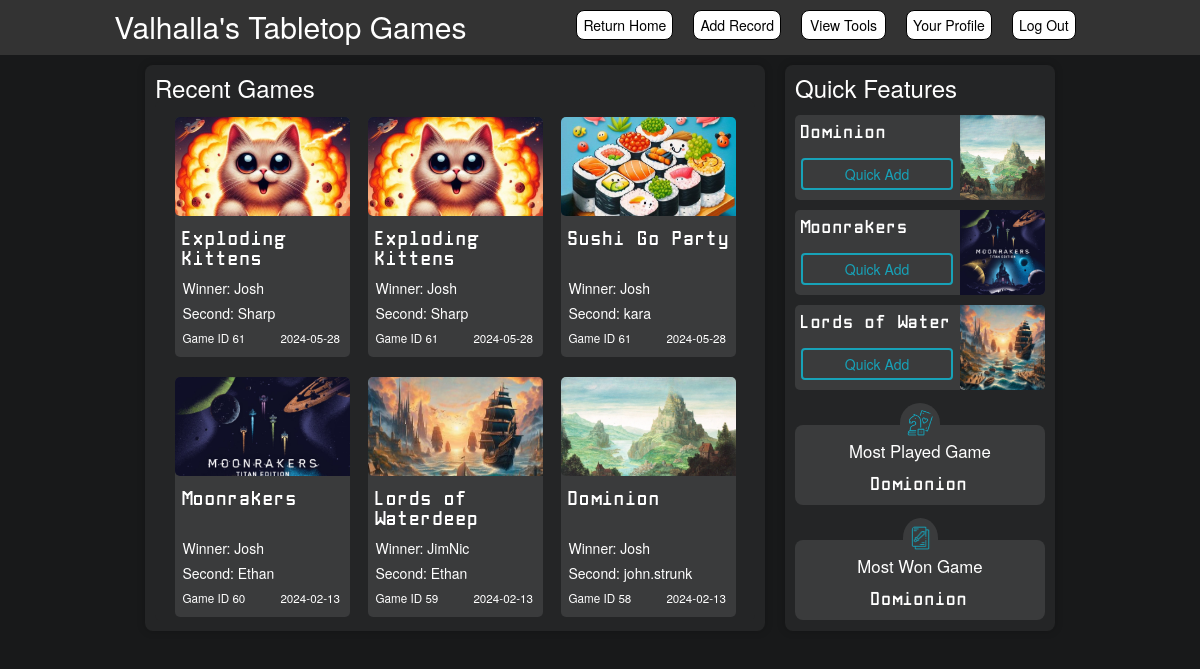
Screenshot of /home (signed in) with the database file from the repository.
### app.py (models this page shows)
class User(UserMixin, db.Model):
        id = db.Column(db.Integer, primary_key=True)
        fullname = db.Column(db.String(50), nullable=False)
        username = db.Column(db.String(15), nullable=False, unique=True)
        email = db.Column(db.String(50), nullable=False, unique=True)
        password = db.Column(db.String(80), nullable=False)
        favorites = db.relationship('SupportedGames', secondary=userFavorites, backref='favoritedby')
        played = db.relationship('SupportedNames', secondary=playedUsers, backref='playedwith')
        friends = db.relationship('User', secondary=friends,
                                primaryjoin=(friends.c.user_id == id),
                                secondaryjoin=(friends.c.friend_id == id),
                                backref=db.backref('friend_of', lazy='dynamic'),
                                lazy='dynamic')

class ExplodingKittensGame(db.Model):
    id = db.Column(db.Integer, primary_key=True)
    game_id = db.Column(db.Integer, nullable=False)
    winnerName = db.Column(db.String(50), nullable=False)
    secondName = db.Column(db.String(50), nullable=False)
    thirdName = db.Column(db.String(50))
    fourthName = db.Column(db.String(50))
    fifthName = db.Column(db.String(50))
    sixthName = db.Column(db.String(50))
    seventhName = db.Column(db.String(50))
    eighthName = db.Column(db.String(50))
    ninthName = db.Column(db.String(50))
    tenthName = db.Column(db.String(50))
    date = db.Column(db.Date)

class SushiGoPartyGame(db.Model):
    id = db.Column(db.Integer, primary_key=True)
    game_id = db.Column(db.Integer, nullable=False)
    winnerName = db.Column(db.String(50), nullable=False)
    winnerScore = db.Column(db.Integer, nullable=False)
    secondName = db.Column(db.String(50), nullable=False)
    secondScore = db.Column(db.Integer, nullable=False)
    thirdName = db.Column(db.String(50))
    thirdScore = db.Column(db.Integer)
    fourthName = db.Column(db.String(50))
    fourthScore = db.Column(db.Integer)
    fifthName = db.Column(db.String(50))
    fifthScore = db.Column(db.Integer)
    sixthName = db.Column(db.String(50))
    sixthScore = db.Column(db.Integer)
    seventhName = db.Column(db.String(50))
    seventhScore = db.Column(db.Integer)
    eighthName = db.Column(db.String(50))
    eighthScore = db.Column(db.Integer)
    date = db.Column(db.Date)

class MoonrakersGame(db.Model):
    id = db.Column(db.Integer, primary_key=True)
    game_id = db.Column(db.Integer, nullable=False)
    winnerName = db.Column(db.String(50), nullable=False)
    winnerScore = db.Column(db.Integer, nullable=False)
    secondName = db.Column(db.String(50))
    secondScore = db.Column(db.Integer)
    thirdName = db.Column(db.String(50))
    thirdScore = db.Column(db.Integer)
    fourthName = db.Column(db.String(50))
    fourthScore = db.Column(db.Integer)
    fourthName = db.Column(db.String(50))
    fourthScore = db.Column(db.Integer)
    fifthName = db.Column(db.String(50))
    fifthScore = db.Column(db.Integer)
    date = db.Column(db.Date)

class LordsofWaterdeepGame(db.Model):
    id = db.Column(db.Integer, primary_key=True)
    game_id = db.Column(db.Integer, nullable=False)
    winnerName = db.Column(db.String(50), nullable=False)
    winnerScore = db.Column(db.Integer, nullable=False)
    secondName = db.Column(db.String(50), nullable=False)
    secondScore = db.Column(db.Integer, nullable=False)
    thirdName = db.Column(db.String(50))
    thirdScore = db.Column(db.Integer)
    fourthName = db.Column(db.String(50))
    fourthScore = db.Column(db.Integer)
    fifthName = db.Column(db.String(50))
    fifthScore = db.Column(db.Integer)
    date = db.Column(db.Date)

class DominionGame(db.Model):
    id = db.Column(db.Integer, primary_key=True)
    game_id = db.Column(db.Integer, nullable=False)
    winnerName = db.Column(db.String(50), nullable=False)
    winnerScore = db.Column(db.Integer, nullable=False)
    secondName = db.Column(db.String(50), nullable=False)
    secondScore = db.Column(db.Integer, nullable=False)
    thirdName = db.Column(db.String(50))
    thirdScore = db.Column(db.Integer)
    fourthName = db.Column(db.String(50))
    fourthScore = db.Column(db.Integer)
    date = db.Column(db.Date)

class SupportedGames(db.Model):
        id = db.Column(db.Integer, primary_key=True)
        gameName = db.Column(db.String(50))
        numPlayers = db.Column(db.String(50))

### app.py (the view)
@app.route('/')
@app.route('/home')
@login_required
def home():
    user = User.query.filter_by(username=current_user.username).first()
    user_friends = user.friends.limit(5).all()
    topGames = findRecentGames(user, 'true')
    print(topGames)
    gamesWon = calcGamesWon(user)
    gamesPlayed = calcGamesPlayed(user)
    mostPlayed = calcMostPlayed(user)
    mostWon = calcMostWon(user)
    bestFriend = calcBestFriend(user)
    games = user.favorites
    favoriteGames = []
    for game in games:
        game_name = game.gameName
        num_players = game.numPlayers
        favoriteGames.append((game_name, num_players))
    profileStats = [gamesPlayed, gamesWon, mostPlayed, mostWon, bestFriend]
    return render_template('home.html', title='Home', name=current_user.fullname, friends=user_friends, recentGames=topGames, profileStats=profileStats, favoriteGames=favoriteGames)

### app.py (called while the page is built)
@login_manager.user_loader
def load_user(user_id):
    return User.query.get(int(user_id))

### templates/home.html (shortened to what this page needs)
<!DOCTYPE html>
<html lang="en">
<head>
    <link rel="stylesheet" href="https://cdn.jsdelivr.net/npm/bootstrap@3.3.7/dist/css/bootstrap.min.css">
    <link rel="stylesheet" href="{{ url_for('static', filename='css/home.css') }}">
</head>
<body style="margin: 0px;">
    {% extends "base.html" %}
    {% import "bootstrap/wtf.html" as wtf %}
    {% block content %}
        <div id="content">
            <div class="section">
                <h3 style="margin-bottom: 0px;">Recent Games</h3>
                <div id="recentGames">
                    {% for game in recentGames %}
                    <div class="game">
                        <div >
                            <img class="testimg" src="{{ url_for('static', filename='images/home/' + game.game_type.replace(' ', '') + '.png') }}" style="border-top-right-radius: 5px;">
                        </div>
                        <div class="gameContent">
                           <h4 class="gameName">{{ game.game_type }}</h4>
                           <h5>Winner: {{ game.winnerName }}</h5>
                           <h5>Second: {{ game.secondName }}</h5>
                           <span class='gameID' style="font-size: smaller;">Game ID {{ game.game_id}}</span>&nbsp;&nbsp;&nbsp;&nbsp;&nbsp;&nbsp;&nbsp;&nbsp;
                           <span style="font-size: smaller;">{{ game.current_date }}</span>
                        </div>
                    </div>
                    {% endfor %}
                </div>
            </div>
            <div class="section">
                <div id="quickadd">
                    <h3 style="margin-bottom: 14px;">Quick Features</h3>
                    {% for game in favoriteGames[:3] %}
                    <div class="quickgame">
                        <div>
                            <p class="gameTitle">{{ game[0] }}</p>
                            <button id="{{ game[0].replace(' ', '') }}" style="width: 152px; outline: none;" class="btn btn-outline quickadd">Quick Add</button>
                        </div>
                        <img src="{{ url_for('static', filename='images/addgame/' + game[0].replace(' ', '') + '.png') }}">
                    </div>
                    {% endfor %}
                </div>
                <div style="margin-top: 15px;">
                    <div class="stat">
                        <img class="icon" src="/static/images/mostplayed.png">
                        <p style="margin-top: 14px;">Most Played Game</p>
                        <p style="font-family: 'Manolo Mono', sans-serif !important;">{{ profileStats[2] }}</p>
                    </div>
                    <div class="stat">
                        <img class="icon" src="/static/images/mostwon.png" style="width: 35px;">
                        <p style="margin-top: 14px; ">Most Won Game</p>
                        <p style="font-family: 'Manolo Mono', sans-serif !important;">{{ profileStats[3] }}</p>
                    </div>
                </div>
            </div>
        </div>
    {% endblock %}

### templates/base.html (shortened to what this page needs)
<!DOCTYPE html>
<html lang="en">
<head>
    <link rel="stylesheet" href="{{ url_for('static', filename='css/baseStyles.css') }}">
</head>
<body>
    <nav>
        <h2>Valhalla's Tabletop Games</h2>
        <a href="/home" class="">Return Home</a>
        <a href="/addGame" class="">Add Record</a>
        <div class="dropdown">
            <button class="dropbtn" style="width: 85px !important;">View Tools</button>
        </div>
        <a href="/profile?name=current" class="">Your Profile</a>
        <a href="/logout" class="">Log Out</a>
    </nav>
    {% block content %}
    {% endblock %}
</body>
</html>

### static/css/home.css (style rules this page uses)
#recentGames { height: 370px; width: 630px; display: flex; flex-direction: row; flex-wrap: wrap; justify-content: center; background-color: #242526; border-radius: 6px; }
.game { display: flex; flex-direction: row; background-color: #3A3B3C; width: 350px; height: 100px; margin-top: 16px; border-radius: 5px; margin-left: 9px; margin-right: 9px; transition: transform 0.2s; }
img { width: 100px; height: 100px; border-top-left-radius: 5px; border-bottom-left-radius: 5px; }
h3 { color: white; margin-top: 0px; }
.gameContent { margin-left: 8px; }
.gameContent h5 { color: white; margin-bottom: 5px; }
.gameContent h4 { color: white; margin-top: 14px; margin-bottom: 22px; font-family: 'Manolo Mono', sans-serif !important; }
.gameContent span { color: white; }
.quickgame { display: flex; flex-direction: row; width: 250px; justify-content: space-between; margin-top: 10px; background-color: #3A3B3C; padding-left: 6px; border-radius:5px !important; }
.btn-outline { color: #17a2b8 !important; background: transparent; border: 2px solid #17a2b8; outline: none; padding: 4px 7px; margin-top: 5px; }
.quickgame p { color: white; font-size: larger; margin-bottom: 8px; margin-top: 6px; font-family: 'Manolo Mono', sans-serif !important; }
.quickgame img { border-radius:0px 5px 5px 0px; width: 85px; height: 85px; }
.testimg { width: 175px; height: 98.4375px; border-top-left-radius: 5px; border-bottom-left-radius: 5px; }
#recentGames { height: 520px; width: 600px; display: flex; flex-direction: row; flex-wrap: wrap; justify-content: center; background-color: #242526; border-radius: 6px; }
#recentGames .game { display: flex; flex-direction: column; background-color: #3A3B3C; width: 175px; height: 240px; margin-top: 16px; border-radius: 5px; margin-left: 9px; margin-right: 9px; }
#recentGames h4 { color: white; margin-top: 14px; margin-bottom: 11px; height: 40px; font-family: 'Manolo Mono', sans-serif !important; }
.stat { width: 250px; height: 80px; background-color: #3A3B3C; margin-top: 35px; display: flex; flex-direction: column; align-items: center; position: relative; border-radius: 8px; }
.stat p { color: white; font-size: larger; z-index: 200; }
.icon { background-color: #3A3B3C; z-index: 199; width: 40px; height: 40px; position: absolute; top: -22px; border-radius: 50%; border-bottom-right-radius: 0px !important; border-bottom-left-radius: 0px !important; padding: 6px; }

### static/css/baseStyles.css (style rules this page uses)
nav { display: flex; flex-direction: row; justify-content: center; background-color: #333333; width: 100%; position: sticky; top: 0px; z-index: 1000; }
nav a { margin: 10px; height: 30px; text-decoration: none; padding-top: 4px; padding-bottom: 4px; padding-left: 6px; padding-right: 6px; border: 1px solid black; border-radius: 8px; text-align: center; color: black; background-color: white; }
nav h2 { margin-top: 10px; margin-bottom: 12px; margin-right: 100px; color: white; }
.dropbtn { margin: 10px; height: 30px; text-decoration: none; padding-top: 4px; padding-bottom: 4px; padding-left: 6px; padding-right: 6px; border: 1px solid black; border-radius: 8px; text-align: center; color: black; background-color: white; display: block; cursor: pointer; }
body { background-color: #18191A; }
#content { display: flex; justify-content: center; background-color: #18191A; }
.section { margin: 10px; border-radius: 8px; box-shadow: 0px 0px 8px rgba(0, 0, 0, 0.2); padding: 10px; background-color:#242526; }

### rows the page displays
User: winnerName "Josh" "Josh" "Josh" "Josh" "Josh"
ExplodingKittensGame: secondName "Sharp"
ExplodingKittensGame: secondName "Sharp"
SushiGoPartyGame: secondName "kara"
MoonrakersGame: secondName "Ethan"
LordsofWaterdeepGame: winnerName "JimNic", secondName "Ethan"
DominionGame: secondName "john.strunk"
SupportedGames: gameName "Dominion", gameName (picture)
SupportedGames: gameName "Moonrakers", gameName (picture)
SupportedGames: shows a picture

### other values shown
{{ game.game_type }} "Exploding Kittens" "Exploding Kittens" "Sushi Go Party" "Moonrakers" "Lords of Waterdeep" "Dominion"
{{ game.game_id }} "61" "61" "61" "60" "59" "58"
{{ game.current_date }} "2024-05-28" "2024-05-28" "2024-05-28" "2024-02-13" "2024-02-13" "2024-02-13"
{{ profileStats[2] }} "Domionion"
{{ profileStats[3] }} "Domionion"
